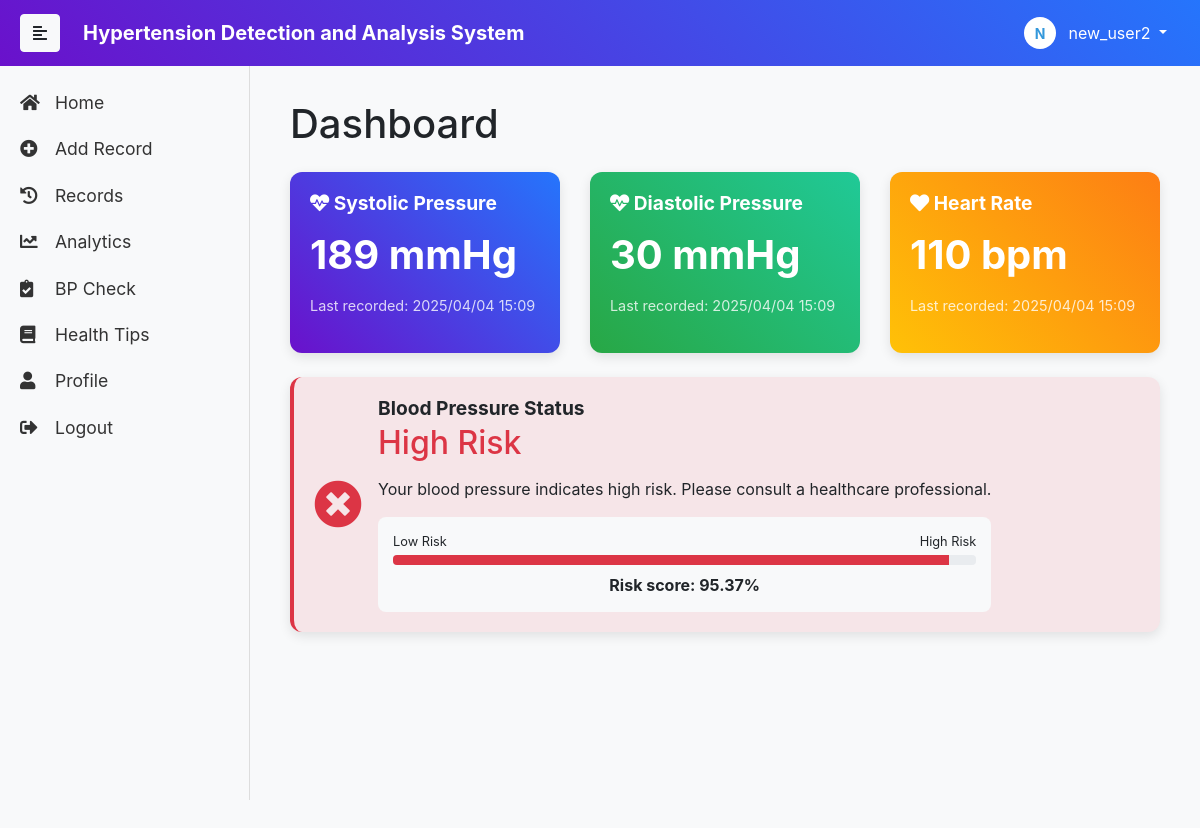
Screenshot of / (signed in) with the database file from the repository.
### app.py (models this page shows, shortened)
class User(db.Model, UserMixin):
    __tablename__ = 'users'
    id = db.Column(db.Integer, primary_key=True)
    username = db.Column(db.String(20), unique=True, nullable=False)
    email = db.Column(db.String(120), unique=True, nullable=False)
    password_hash = db.Column(db.String(128), nullable=False)
    is_active = db.Column(db.Boolean, default=True)
    created_at = db.Column(db.DateTime, default=datetime.utcnow)
    last_login = db.Column(db.DateTime)
    age = db.Column(db.Integer)
    gender = db.Column(db.Enum(GenderEnum))
    height = db.Column(db.Float)  # 单位: cm
    weight = db.Column(db.Float)  # 单位: kg
    blood_type = db.Column(db.Enum(BloodTypeEnum))
    has_hypertension = db.Column(db.Boolean, default=False)
    has_diabetes = db.Column(db.Boolean, default=False)
    is_smoker = db.Column(db.Boolean, default=False)
    family_history = db.Column(db.String(500))  # 家族病史
    @property
    def is_authenticated(self):
        return True
    @property
    def password(self):
        raise AttributeError('password is not a readable attribute')

class BloodPressureRecord(db.Model):
    __tablename__ = 'blood_pressure_records'
    id = db.Column(db.Integer, primary_key=True)
    user_id = db.Column(db.Integer, db.ForeignKey('users.id'), nullable=False)
    systolic = db.Column(db.Integer, nullable=False)  # 收缩压
    diastolic = db.Column(db.Integer, nullable=False)  # 舒张压
    pulse = db.Column(db.Integer)  # 脉搏
    recorded_at = db.Column(db.DateTime, default=datetime.utcnow)
    notes = db.Column(db.String(500))  # 备注
    predicted_risk = db.Column(db.Float)  # 预测风险值(0-1)
    predicted_status = db.Column(db.String(20))  # 预测状态
    user = db.relationship('User', backref=db.backref('blood_pressure_records', lazy=True))
    @property
    def status(self):
        if not self.predicted_status:
            return self._default_status()
        return self.predicted_status

### app.py (the view)
@app.route('/')
@login_required
def index():
    latest_record = BloodPressureRecord.query.filter_by(user_id=current_user.id)\
                        .order_by(desc(BloodPressureRecord.recorded_at)).first()
    return render_template('index.html', latest_record=latest_record)

### app.py (called while the page is built)
@login_manager.user_loader
def load_user(user_id):
    return User.query.get(int(user_id))

### templates/index.html (shortened to what this page needs)
{% extends "base.html" %}
{% block content %}
<link rel="stylesheet" href="{{ url_for('static', filename='css/index.css') }}">
<div class="container-fluid">
    <h1 class="mb-4">Dashboard</h1>
    {% if latest_record %}
    <div class="row">
        <div class="col-md-4">
            <div class="card bg-primary text-white mb-4">
                <div class="card-body">
                    <h5 class="card-title"><i class="fas fa-heartbeat"></i> Systolic Pressure</h5>
                    <p class="card-value">{{ latest_record.systolic }} mmHg</p>
                    <p class="card-meta">Last recorded: {{ latest_record.recorded_at.strftime('%Y/%m/%d %H:%M') }}</p>
                </div>
            </div>
        </div>
        <div class="col-md-4">
            <div class="card bg-success text-white mb-4">
                <div class="card-body">
                    <h5 class="card-title"><i class="fas fa-heartbeat"></i> Diastolic Pressure</h5>
                    <p class="card-value">{{ latest_record.diastolic }} mmHg</p>
                    <p class="card-meta">Last recorded: {{ latest_record.recorded_at.strftime('%Y/%m/%d %H:%M') }}</p>
                </div>
            </div>
        </div>
        <div class="col-md-4">
            <div class="card bg-warning text-white mb-4">
                <div class="card-body">
                    <h5 class="card-title"><i class="fas fa-heart"></i> Heart Rate</h5>
                    <p class="card-value">{% if latest_record.pulse %}{{ latest_record.pulse }} bpm{% else %}--{% endif %}</p>
                    <p class="card-meta">Last recorded: {{ latest_record.recorded_at.strftime('%Y/%m/%d %H:%M') }}</p>
                </div>
            </div>
        </div>
    </div>
    <div class="row">
        <div class="col-md-12">
            <div class="card {% if latest_record.predicted_risk < 0.3 %}border-left-success bg-success-light
                         {% elif latest_record.predicted_risk < 0.6 %}border-left-warning bg-warning-light
                         {% else %}border-left-danger bg-danger-light{% endif %} mb-4">
                <div class="card-body">
                    <div class="d-flex align-items-center">
                        <div class="mr-3">
                            {% if latest_record.predicted_risk < 0.3 %}
                            <i class="fas fa-check-circle fa-3x text-success"></i>
                            {% elif latest_record.predicted_risk < 0.6 %}
                            <i class="fas fa-exclamation-triangle fa-3x text-warning"></i>
                            {% else %}
                            <i class="fas fa-times-circle fa-3x text-danger"></i>
                            {% endif %}
                        </div>
                        <div>
                            <h5 class="card-title font-weight-bold mb-1">Blood Pressure Status</h5>
                            <h2 class="mb-2 {% if latest_record.predicted_risk < 0.3 %}text-success
                                          {% elif latest_record.predicted_risk < 0.6 %}text-warning
                                          {% else %}text-danger{% endif %}">
                                {{ latest_record.status }}
                            </h2>
                            <p class="card-text mb-1">
                                {% if "Low" in latest_record.status %}
                                Your blood pressure is within normal range. Keep maintaining a healthy lifestyle!
                                {% elif "Medium" in latest_record.status %}
                                Your blood pressure shows some risk factors. Consider lifestyle changes.
                                {% else %}
                                Your blood pressure indicates high risk. Please consult a healthcare professional.
                                {% endif %}
                            </p>
                            <div class="risk-meter mt-3">
                                <div class="d-flex justify-content-between mb-1">
                                    <small>Low Risk</small>
                                    <small>High Risk</small>
                                </div>
                                <div class="progress" style="height: 10px;">
                                    <div class="progress-bar {% if latest_record.predicted_risk < 0.3 %}bg-success
                                                           {% elif latest_record.predicted_risk < 0.6 %}bg-warning
                                                           {% else %}bg-danger{% endif %}"
                                         role="progressbar"
                                         style="width: {{ latest_record.predicted_risk * 100 }}%"
                                         aria-valuenow="{{ latest_record.predicted_risk * 100 }}"
                                         aria-valuemin="0"
                                         aria-valuemax="100">
                                    </div>
                                </div>
                                <div class="text-center mt-2">
                                    <strong>Risk score: {{ "%.2f"|format(latest_record.predicted_risk*100) }}%</strong>
                                </div>
                            </div>
                        </div>
                    </div>
                </div>
            </div>
        </div>
    </div>
    {% endif %}
</div>
{% endblock %}

### templates/base.html (shortened to what this page needs)
<!DOCTYPE html>
<html lang="en">
<head>
    <link href="https://stackpath.bootstrapcdn.com/bootstrap/4.5.2/css/bootstrap.min.css" rel="stylesheet">
    <link rel="stylesheet" href="https://cdnjs.cloudflare.com/ajax/libs/font-awesome/5.15.4/css/all.min.css">
    <link rel="stylesheet" href="{{ url_for('static', filename='css/styles.css') }}">
</head>
<body>
    <nav class="navbar navbar-expand-lg navbar-dark bg-gradient">
        <button type="button" id="sidebarCollapse" class="btn btn-light">
            <i class="fas fa-align-left"></i>
        </button>
        <a class="navbar-brand ml-2" href="#" style="font-weight: bolder; padding-left: 15px;">Hypertension Detection and Analysis System</a>
        <div class="ml-auto">
            {% if current_user.is_authenticated %}
            <div class="dropdown">
                <button class="btn dropdown-toggle text-white" type="button" id="userDropdown" data-toggle="dropdown" aria-haspopup="true" aria-expanded="false">
                    <div class="user-avatar">
                        {{ current_user.username[0]|upper }}
                    </div>
                    <span class="ml-2">{{ current_user.username }}</span>
                </button>
            </div>
            {% else %}
            <div class="d-flex">
                <a href="{{ url_for('login') }}" class="btn btn-outline-light mr-2">Login</a>
                <a href="{{ url_for('register') }}" class="btn btn-light">Register</a>
            </div>
            {% endif %}
        </div>
    </nav>
    <div class="wrapper">
        <nav id="sidebar">
            <ul class="list-unstyled components">
                <li><a href="{{ url_for('index') }}"><i class="fas fa-home" id="fa_home" style="width: 30px;"></i> Home</a></li>
                <li><a href="{{ url_for('add_record') }}"><i class="fas fa-plus-circle" style="width: 30px;"></i> Add Record</a></li>
                <li><a href="{{ url_for('history') }}"><i class="fas fa-history" style="width: 30px;"></i> Records</a></li>
                <li><a href="{{ url_for('data_analysis') }}"><i class="fas fa-chart-line" style="width: 30px;"></i> Analytics</a></li>
                <li><a href="{{ url_for('blood_pressure_assessment') }}"><i class="fas fa-clipboard-check" style="width: 30px;"></i> BP Check</a></li>
                <li><a href="{{ url_for('health_tips') }}"><i class="fas fa-book" style="width: 30px;"></i> Health Tips</a></li>
                {% if current_user.is_authenticated %}
                <li><a href="{{ url_for('personal_center') }}"><i class="fas fa-user" style="width: 30px;"></i> Profile</a></li>
                <li><a href="{{ url_for('logout') }}"><i class="fas fa-sign-out-alt" style="width: 30px;"></i> Logout</a></li>
                {% else %}
                <li><a href="{{ url_for('login') }}"><i class="fas fa-sign-in-alt" style="width: 30px;"></i> Login</a></li>
                <li><a href="{{ url_for('register') }}"><i class="fas fa-user-plus" style="width: 30px;"></i> Sign Up</a></li>
                {% endif %}
            </ul>
        </nav>
        <div id="content">
            <div class="container-fluid">
                {% block content %}{% endblock %}
            </div>
        </div>
    </div>
</body>
</html>

### static/css/styles.css (style rules this page uses)
body { background-color: #f8f9fa; margin: 0; padding: 0; }
.navbar.bg-gradient { background: linear-gradient(45deg, #6a11cb, #2575fc); width: 100%; padding: 10px 20px; position: fixed; top: 0; z-index: 1000; }
.wrapper { display: flex; width: 100%; align-items: stretch; padding-top: 60px; }
#sidebar { min-width: 250px; max-width: 250px; background: #f8f9fa; color: #333; transition: all 0.3s; border-right: 1px solid #ddd; height: calc(100vh - 60px); position: fixed; top: 60px; left: 0; }
#sidebar ul.components { padding: 20px 0; }
#sidebar ul li a { padding: 10px; margin-left:10px; font-size: 1.1em; display: block; color: #333; }
#content { width: 100%; min-height: 100vh; transition: all 0.3s; margin-left: 250px; }
.container-fluid { padding: 20px; }
#content { padding-bottom: 60px; }
.user-avatar { display: inline-flex; align-items: center; justify-content: center; width: 32px; height: 32px; border-radius: 50%; background-color: #ffffff; color: #3498db; font-weight: bold; font-size: 14px; }

### static/css/index.css (style rules this page uses)
.card { border: none; border-radius: 10px; box-shadow: 0 4px 8px rgba(0, 0, 0, 0.1); transition: transform 0.3s ease, box-shadow 0.3s ease; }
.card-title { font-size: 1.5rem; font-weight: bold; }
.card-text { font-size: 1.2rem; }
.bg-primary { background: linear-gradient(45deg, #6a11cb, #2575fc); }
.bg-success { background: linear-gradient(45deg, #28a745, #20c997); }
.bg-warning { background: linear-gradient(45deg, #ffc107, #fd7e14); }

### templates/index.html (style rules this page uses)
.card-value { font-size: 2.5rem; font-weight: bold; margin: 10px 0; }
.card-meta { font-size: 0.9rem; opacity: 0.8; }
.card-title { font-size: 1.2rem; margin-bottom: 5px; }
.card-text { font-size: 1rem; margin-top: 15px; }
.card { border-radius: 12px; box-shadow: 0 4px 12px rgba(0,0,0,0.1); transition: transform 0.3s ease; }
.bg-success { background-color: #28a745 !important; }
.bg-warning { background-color: #ffc107 !important; color: #212529; }
.bg-danger { background-color: #dc3545 !important; }
.bg-danger-light { background-color: rgba(220, 53, 69, 0.1) !important; border-left: 4px solid #dc3545 !important; }
.risk-meter { background-color: #f8f9fa; padding: 15px; border-radius: 8px; }

### rows the page displays
User: username "N", username "new_user2"
BloodPressureRecord: systolic "189", recorded_at "2025/04/04 15:09", diastolic "30", pulse "110", status "High Risk", latest_record.predicted_risk*100 "95.37"
